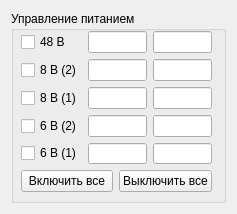
<?xml version="1.0" encoding="UTF-8"?>
<ui version="4.0">
 <class>PowerWidget</class>
 <widget class="QWidget" name="PowerWidget">
  <property name="geometry">
   <rect>
    <x>0</x>
    <y>0</y>
    <width>233</width>
    <height>210</height>
   </rect>
  </property>
  <property name="sizePolicy">
   <sizepolicy hsizetype="Expanding" vsizetype="Expanding">
    <horstretch>0</horstretch>
    <verstretch>0</verstretch>
   </sizepolicy>
  </property>
  <property name="windowTitle">
   <string>Form</string>
  </property>
  <layout class="QGridLayout" name="gridLayout">
   <item row="0" column="0">
    <widget class="QGroupBox" name="groupBox">
     <property name="sizePolicy">
      <sizepolicy hsizetype="Fixed" vsizetype="Fixed">
       <horstretch>0</horstretch>
       <verstretch>0</verstretch>
      </sizepolicy>
     </property>
     <property name="minimumSize">
      <size>
       <width>215</width>
       <height>192</height>
      </size>
     </property>
     <property name="title">
      <string>Управление питанием</string>
     </property>
     <widget class="QWidget" name="layoutWidget">
      <property name="geometry">
       <rect>
        <x>10</x>
        <y>20</y>
        <width>191</width>
        <height>161</height>
       </rect>
      </property>
      <layout class="QVBoxLayout" name="verticalLayout">
       <item>
        <layout class="QGridLayout" name="gridLayoutTools">
         <item row="0" column="0">
          <widget class="QCheckBox" name="checkBox48V">
           <property name="text">
            <string>48 В</string>
           </property>
          </widget>
         </item>
         <item row="0" column="1">
          <widget class="QLineEdit" name="line48_U">
           <property name="alignment">
            <set>Qt::AlignCenter</set>
           </property>
           <property name="readOnly">
            <bool>true</bool>
           </property>
          </widget>
         </item>
         <item row="0" column="2">
          <widget class="QLineEdit" name="line48_I">
           <property name="alignment">
            <set>Qt::AlignCenter</set>
           </property>
           <property name="readOnly">
            <bool>true</bool>
           </property>
          </widget>
         </item>
         <item row="1" column="0">
          <widget class="QCheckBox" name="checkBox8V2">
           <property name="text">
            <string>8 В (2)</string>
           </property>
          </widget>
         </item>
         <item row="1" column="1">
          <widget class="QLineEdit" name="line82_U">
           <property name="alignment">
            <set>Qt::AlignCenter</set>
           </property>
           <property name="readOnly">
            <bool>true</bool>
           </property>
          </widget>
         </item>
         <item row="1" column="2">
          <widget class="QLineEdit" name="line82_I">
           <property name="alignment">
            <set>Qt::AlignCenter</set>
           </property>
           <property name="readOnly">
            <bool>true</bool>
           </property>
          </widget>
         </item>
         <item row="2" column="0">
          <widget class="QCheckBox" name="checkBox8V1">
           <property name="text">
            <string>8 В (1)</string>
           </property>
          </widget>
         </item>
         <item row="2" column="2">
          <widget class="QLineEdit" name="line81_I">
           <property name="alignment">
            <set>Qt::AlignCenter</set>
           </property>
           <property name="readOnly">
            <bool>true</bool>
           </property>
          </widget>
         </item>
         <item row="3" column="0">
          <widget class="QCheckBox" name="checkBox6V2">
           <property name="text">
            <string>6 В (2)</string>
           </property>
          </widget>
         </item>
         <item row="3" column="1">
          <widget class="QLineEdit" name="line62_U">
           <property name="alignment">
            <set>Qt::AlignCenter</set>
           </property>
           <property name="readOnly">
            <bool>true</bool>
           </property>
          </widget>
         </item>
         <item row="3" column="2">
          <widget class="QLineEdit" name="line62_I">
           <property name="alignment">
            <set>Qt::AlignCenter</set>
           </property>
           <property name="readOnly">
            <bool>true</bool>
           </property>
          </widget>
         </item>
         <item row="4" column="0">
          <widget class="QCheckBox" name="checkBox6V1">
           <property name="text">
            <string>6 В (1)</string>
           </property>
          </widget>
         </item>
         <item row="4" column="1">
          <widget class="QLineEdit" name="line61_U">
           <property name="alignment">
            <set>Qt::AlignCenter</set>
           </property>
           <property name="readOnly">
            <bool>true</bool>
           </property>
          </widget>
         </item>
         <item row="4" column="2">
          <widget class="QLineEdit" name="line61_I">
           <property name="alignment">
            <set>Qt::AlignCenter</set>
           </property>
           <property name="readOnly">
            <bool>true</bool>
           </property>
          </widget>
         </item>
         <item row="2" column="1">
          <widget class="QLineEdit" name="line81_U">
           <property name="alignment">
            <set>Qt::AlignCenter</set>
           </property>
           <property name="readOnly">
            <bool>true</bool>
           </property>
          </widget>
         </item>
        </layout>
       </item>
       <item>
        <layout class="QHBoxLayout" name="horizontalLayout">
         <item>
          <widget class="QPushButton" name="ButtonOnAll">
           <property name="contextMenuPolicy">
            <enum>Qt::PreventContextMenu</enum>
           </property>
           <property name="text">
            <string>Включить все</string>
           </property>
          </widget>
         </item>
         <item>
          <widget class="QPushButton" name="ButtonOffAll">
           <property name="text">
            <string>Выключить все</string>
           </property>
          </widget>
         </item>
        </layout>
       </item>
      </layout>
     </widget>
    </widget>
   </item>
  </layout>
 </widget>
 <resources/>
 <connections/>
</ui>
